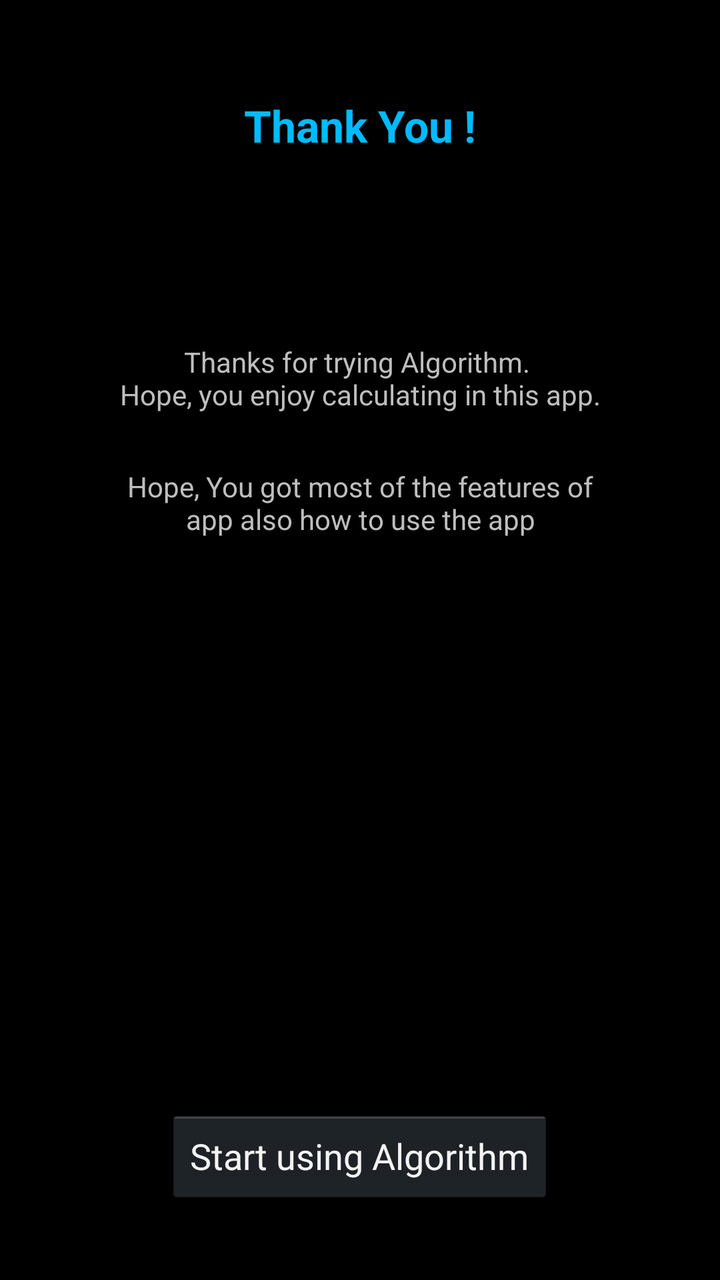
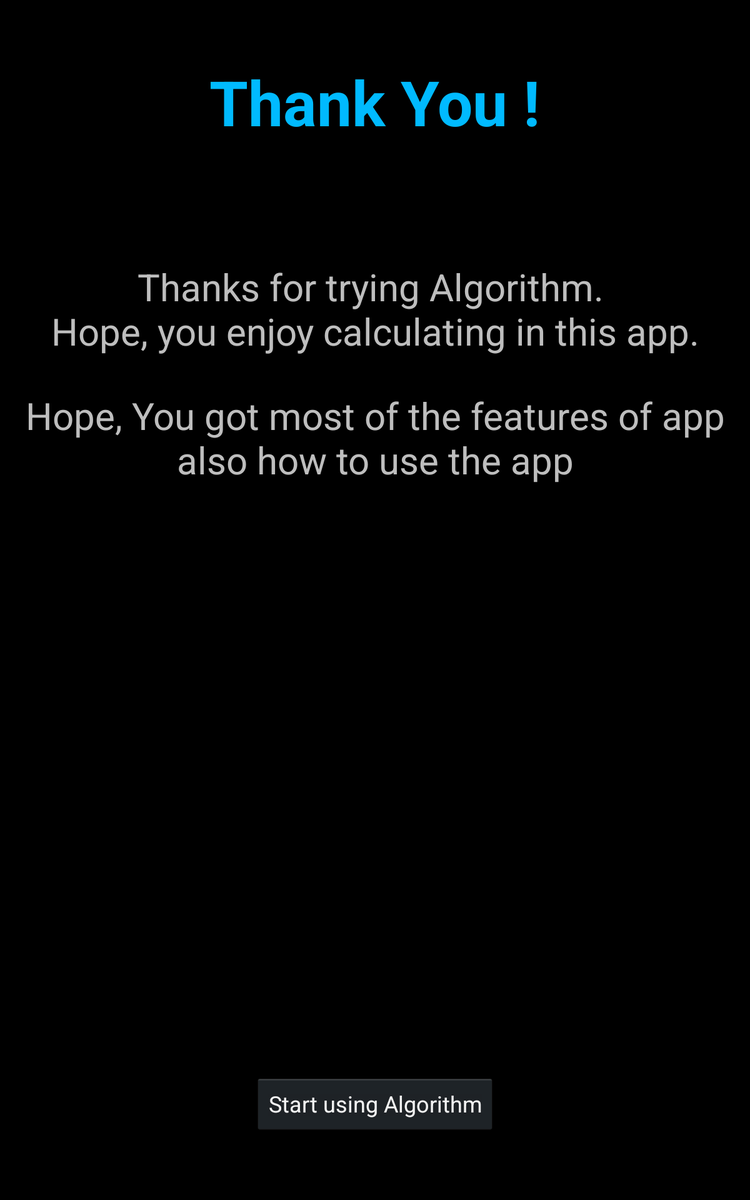

First picture: res/layout/ on a phone held upright. Second picture: the repository's own variant of that layout, on a device whose configuration matches the variant's folder. Source for both follows.
<!-- AndroidManifest.xml: application theme holo.redesign -->
<!-- res/layout/quick_end.xml -->
<RelativeLayout xmlns:android="http://schemas.android.com/apk/res/android"
    xmlns:tools="http://schemas.android.com/tools"
    android:layout_width="match_parent"
    android:layout_height="match_parent" >

    <TextView
        android:id="@+id/textView1"
        android:layout_width="wrap_content"
        android:layout_height="wrap_content"
        android:layout_alignParentTop="true"
        android:layout_centerHorizontal="true"
        android:layout_marginTop="48dp"
        android:text="@string/quick_thank_title"
        android:textStyle="bold"
        android:textColor="@color/androidblue"
        android:textAppearance="?android:attr/textAppearanceLarge" />

    <TextView
        android:id="@+id/textView2"
        android:layout_width="wrap_content"
        android:layout_height="wrap_content"
        android:layout_below="@+id/textView1"
        android:layout_centerHorizontal="true"
        android:layout_marginTop="94dp"
        android:gravity="center"
        android:text="@string/quick_thank_summary" />

    <TextView
        android:id="@+id/textView3"
        android:layout_width="wrap_content"
        android:layout_height="wrap_content"
        android:layout_alignLeft="@+id/textView2"
        android:layout_alignRight="@+id/textView2"
        android:layout_below="@+id/textView2"
        android:layout_marginTop="27dp"
        android:gravity="center"
        android:text="@string/hope_learn" />

    <Button
        android:id="@+id/button1"
        android:layout_width="wrap_content"
        android:layout_height="wrap_content"
        android:layout_alignParentBottom="true"
        android:layout_centerHorizontal="true"
        android:layout_marginBottom="38dp"
        android:text="@string/quick_exit" />

</RelativeLayout>
<!-- resources referenced by this layout -->
<resources>
  <color name="androidblue">#00BAFF</color>
  <string name="hope_learn">Hope, You got most of the features of app also how to use the app</string>
  <string name="quick_exit">Start using Algorithm</string>
  <string name="quick_thank_summary">Thanks for trying Algorithm. \nHope, you enjoy calculating in this app.</string>
  <string name="quick_thank_title">Thank You !</string>
  <!-- from res/values-v14/ -->
  <style name="holo.redesign" parent="@android:style/Theme.Holo" />
</resources>
<!-- res/layout-sw600dp/quick_end.xml (the repository's variant of the layout above) -->
<!-- drawn on a 7-inch tablet held upright -->
<RelativeLayout xmlns:android="http://schemas.android.com/apk/res/android"
    xmlns:tools="http://schemas.android.com/tools"
    android:layout_width="match_parent"
    android:layout_height="match_parent" >

    <TextView
        android:id="@+id/textView1"
        android:layout_width="wrap_content"
        android:layout_height="wrap_content"
        android:layout_alignParentTop="true"
        android:layout_centerHorizontal="true"
        android:layout_marginTop="48dp"
        android:text="@string/quick_thank_title"
        android:textStyle="bold"
        android:textColor="@color/androidblue"
        android:textSize="50sp"
        android:textAppearance="?android:attr/textAppearanceLarge" />

    <TextView
        android:id="@+id/textView2"
        android:layout_width="wrap_content"
        android:layout_height="wrap_content"
        android:layout_below="@+id/textView1"
        android:layout_centerHorizontal="true"
        android:layout_marginTop="94dp"
        android:gravity="center"
        android:textSize="30sp"
        android:text="@string/quick_thank_summary" />

    <Button
        android:id="@+id/button1"
        android:layout_width="wrap_content"
        android:layout_height="wrap_content"
        android:layout_alignParentBottom="true"
        android:layout_centerHorizontal="true"
        android:layout_marginBottom="53dp"
        android:text="@string/quick_exit" />

    <TextView
        android:id="@+id/textView3"
        android:layout_width="wrap_content"
        android:layout_height="wrap_content"
        android:layout_alignParentLeft="true"
        android:layout_alignParentRight="true"
        android:layout_below="@+id/textView2"
        android:layout_marginTop="27dp"
        android:gravity="center"
        android:text="@string/hope_learn"
        android:textSize="30sp" />

</RelativeLayout>
